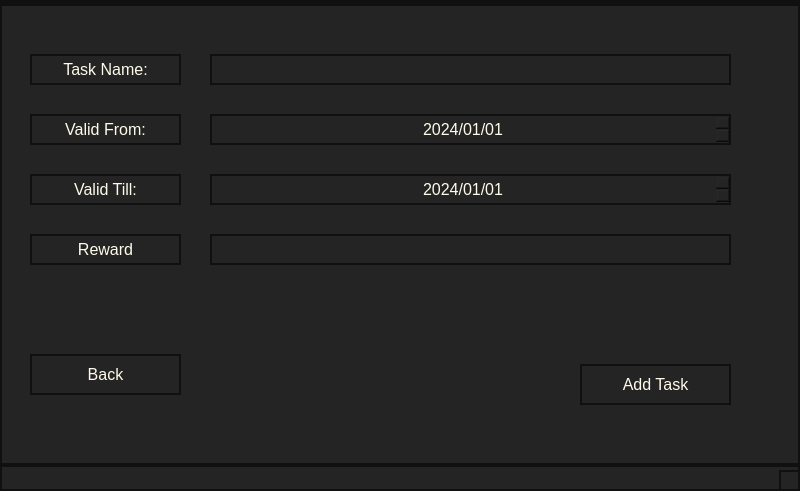
<?xml version="1.0" encoding="UTF-8"?>
<ui version="4.0">
 <class>MainWindow</class>
 <widget class="QMainWindow" name="MainWindow">
  <property name="geometry">
   <rect>
    <x>0</x>
    <y>0</y>
    <width>800</width>
    <height>491</height>
   </rect>
  </property>
  <property name="windowTitle">
   <string>MainWindow</string>
  </property>
  <property name="styleSheet">
   <string notr="true">background-color: rgb(36, 36, 36);
color: rgb(254, 251, 234);
border: 2px solid rgb(16, 16, 16);</string>
  </property>
  <widget class="QWidget" name="centralwidget">
   <widget class="QLineEdit" name="TaskName">
    <property name="geometry">
     <rect>
      <x>210</x>
      <y>50</y>
      <width>521</width>
      <height>31</height>
     </rect>
    </property>
   </widget>
   <widget class="QLabel" name="label_2">
    <property name="geometry">
     <rect>
      <x>30</x>
      <y>170</y>
      <width>151</width>
      <height>31</height>
     </rect>
    </property>
    <property name="font">
     <font>
      <pointsize>12</pointsize>
     </font>
    </property>
    <property name="text">
     <string>Valid Till:</string>
    </property>
    <property name="alignment">
     <set>Qt::AlignCenter</set>
    </property>
   </widget>
   <widget class="QLabel" name="label">
    <property name="geometry">
     <rect>
      <x>30</x>
      <y>50</y>
      <width>151</width>
      <height>31</height>
     </rect>
    </property>
    <property name="font">
     <font>
      <pointsize>12</pointsize>
     </font>
    </property>
    <property name="text">
     <string>Task Name:</string>
    </property>
    <property name="alignment">
     <set>Qt::AlignCenter</set>
    </property>
   </widget>
   <widget class="QPushButton" name="AddTask">
    <property name="geometry">
     <rect>
      <x>580</x>
      <y>360</y>
      <width>151</width>
      <height>41</height>
     </rect>
    </property>
    <property name="font">
     <font>
      <pointsize>12</pointsize>
     </font>
    </property>
    <property name="text">
     <string>Add Task</string>
    </property>
   </widget>
   <widget class="QPushButton" name="Back">
    <property name="geometry">
     <rect>
      <x>30</x>
      <y>350</y>
      <width>151</width>
      <height>41</height>
     </rect>
    </property>
    <property name="font">
     <font>
      <pointsize>12</pointsize>
     </font>
    </property>
    <property name="text">
     <string>Back</string>
    </property>
   </widget>
   <widget class="QLabel" name="label_4">
    <property name="geometry">
     <rect>
      <x>30</x>
      <y>110</y>
      <width>151</width>
      <height>31</height>
     </rect>
    </property>
    <property name="font">
     <font>
      <pointsize>12</pointsize>
     </font>
    </property>
    <property name="text">
     <string>Valid From:</string>
    </property>
    <property name="alignment">
     <set>Qt::AlignCenter</set>
    </property>
   </widget>
   <widget class="QLineEdit" name="Reward">
    <property name="geometry">
     <rect>
      <x>210</x>
      <y>230</y>
      <width>521</width>
      <height>31</height>
     </rect>
    </property>
   </widget>
   <widget class="QLabel" name="label_5">
    <property name="geometry">
     <rect>
      <x>30</x>
      <y>230</y>
      <width>151</width>
      <height>31</height>
     </rect>
    </property>
    <property name="font">
     <font>
      <pointsize>12</pointsize>
     </font>
    </property>
    <property name="text">
     <string>Reward</string>
    </property>
    <property name="alignment">
     <set>Qt::AlignCenter</set>
    </property>
   </widget>
   <widget class="QDateEdit" name="StartDate">
    <property name="geometry">
     <rect>
      <x>210</x>
      <y>110</y>
      <width>521</width>
      <height>31</height>
     </rect>
    </property>
    <property name="font">
     <font>
      <pointsize>12</pointsize>
     </font>
    </property>
    <property name="alignment">
     <set>Qt::AlignCenter</set>
    </property>
    <property name="displayFormat">
     <string>yyyy/MM/dd</string>
    </property>
    <property name="date">
     <date>
      <year>2024</year>
      <month>1</month>
      <day>1</day>
     </date>
    </property>
   </widget>
   <widget class="QDateEdit" name="EndDate">
    <property name="geometry">
     <rect>
      <x>210</x>
      <y>170</y>
      <width>521</width>
      <height>31</height>
     </rect>
    </property>
    <property name="font">
     <font>
      <pointsize>12</pointsize>
     </font>
    </property>
    <property name="alignment">
     <set>Qt::AlignCenter</set>
    </property>
    <property name="displayFormat">
     <string>yyyy/MM/dd</string>
    </property>
    <property name="date">
     <date>
      <year>2024</year>
      <month>1</month>
      <day>1</day>
     </date>
    </property>
   </widget>
  </widget>
  <widget class="QMenuBar" name="menubar">
   <property name="geometry">
    <rect>
     <x>0</x>
     <y>0</y>
     <width>800</width>
     <height>25</height>
    </rect>
   </property>
  </widget>
  <widget class="QStatusBar" name="statusbar"/>
 </widget>
 <resources/>
 <connections/>
</ui>
